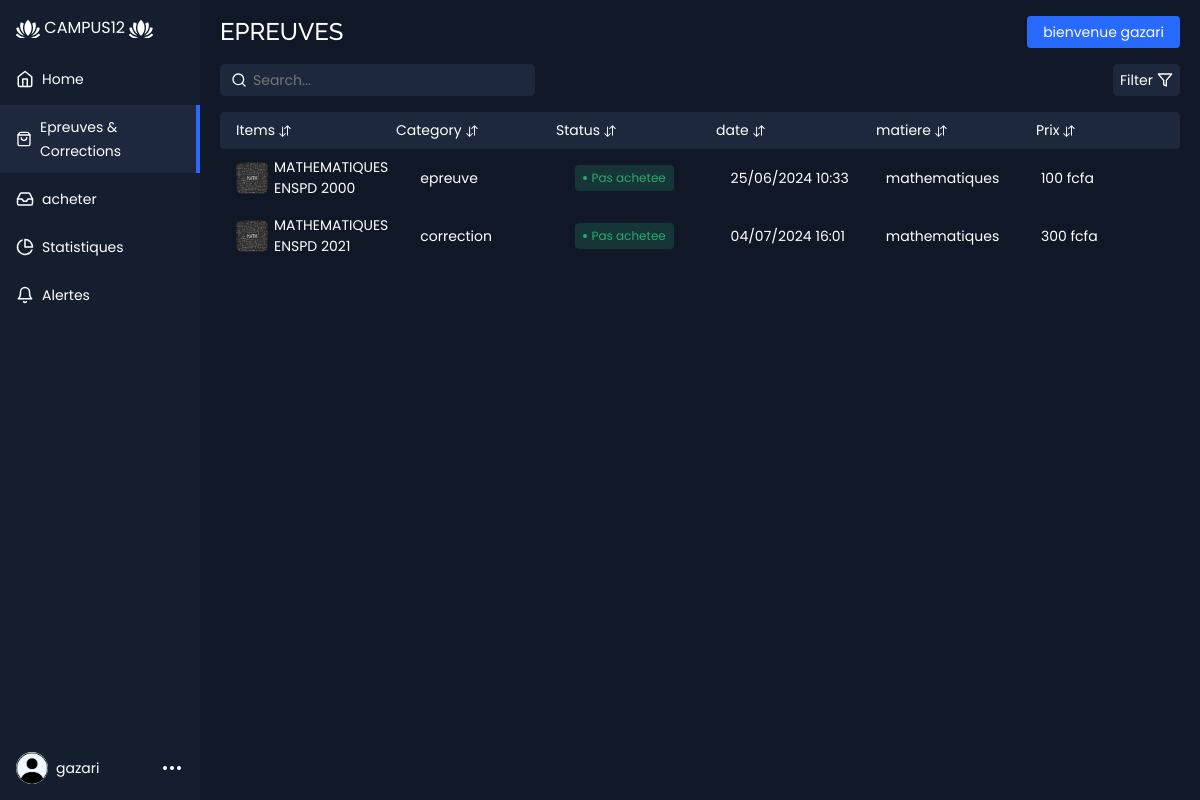
The page /dashboard/epreuve&correction (signed in) on the database its author committed.
### blog/models.py (models this page shows, shortened)
class Epreuve (models.Model):
    nom = models.CharField(max_length=500)
    niveau =models.ForeignKey(Niveau, on_delete=models.CASCADE, null=True)
    ecole =models.ForeignKey(Logo_Ecole, on_delete=models.CASCADE, null=True)
    image=models.ForeignKey(Image_matieres, on_delete=models.CASCADE)
    pdf = models.FileField(upload_to='pdfs_epreuve/')
    date_consultation = models.DateTimeField(auto_now_add=True)
    upload_at=models.DateTimeField(auto_now=True)
    utilisateur = models.ForeignKey(User, on_delete=models.CASCADE)
    photo_epreuve = models.ImageField(upload_to='photo_epreuve', null=True)

class Image_matieres(models.Model):
    nom = models.CharField(max_length=500)
    image=models.ImageField(upload_to='image_matiere/')

class Correction (models.Model):
    nom = models.CharField (max_length=100)
    pdf = models.FileField(upload_to='pdfs_epreuve/')
    image_apercu = models.ImageField(upload_to='apercu_image_correction', null=True)
    epreuve = models.ForeignKey(Epreuve, on_delete=models.CASCADE)
    date_consultation = models.DateTimeField(auto_now_add=True)
    upload_at=models.DateTimeField(auto_now=True)
    utilisateur = models.ForeignKey(User, on_delete=models.CASCADE)

### blog/views.py (the view)
# urls.py: path('dashboard/epreuve&correction',dashboard, name='dashboard'),
@login_required
def dashboard(request): # tableau de bord principale affichant 'epreuves' et 'coorection' non achetees
    epreuves_recentes = Epreuve.objects.filter(utilisateur=request.user).order_by('-date_consultation')[:5]
    corrections_recentes = Correction.objects.filter(utilisateur = request.user).order_by('-date_consultation')[:5]
    context = {
        'epreuves_recentes': epreuves_recentes,
        'corrections_recentes': corrections_recentes
    }
    return render(request, 'dashboard.html', context)

### blog/templates/dashboard.html (shortened to what this page needs)
{%load static%}
<!DOCTYPE html>
<html lang="fr" >
<head>
  <link href="{% static 'vendor/animate.css/animate.min.css'%}" rel="stylesheet">
  <link href="{% static 'vendor/bootstrap/css/bootstrap.min.css'%}" rel="stylesheet">
  <link href="{% static 'vendor/bootstrap-icons/bootstrap-icons.css'%}" rel="stylesheet">
  <link href="{% static 'vendor/boxicons/css/boxicons.min.css'%}" rel="stylesheet">
  <link href="{% static 'vendor/glightbox/css/glightbox.min.css'%}" rel="stylesheet">
  <link href="{% static 'vendor/swiper/swiper-bundle.min.css'%}" rel="stylesheet">
  <link href="{% static 'css/style.css' %}" rel="stylesheet">
  <link rel="stylesheet" href="https://cdnjs.cloudflare.com/ajax/libs/normalize/5.0.0/normalize.min.css">
  <link rel="stylesheet" href="{% static 'css/style_dashboard.css' %}">
</head>
<body>
<div class="app-container">
  <div class="sidebar">
    <div class="sidebar-header">
      <a href="{% url 'accueil'%}">
      <div class="app-icon">
        CAMPUS12
      </div>
    </a>
    </div>
    <ul class="sidebar-list">
      <li class="sidebar-list-item">
        <a href="{% url 'dashboard' %}">
          <svg xmlns="http://www.w3.org/2000/svg" width="18" height="18" viewBox="0 0 24 24" fill="none" stroke="currentColor" stroke-width="2" stroke-linecap="round" stroke-linejoin="round" class="feather feather-home"><path d="M3 9l9-7 9 7v11a2 2 0 0 1-2 2H5a2 2 0 0 1-2-2z"/><polyline points="9 22 9 12 15 12 15 22"/></svg>
          <span>Home</span>
        </a>
      </li>
      <li class="sidebar-list-item active">
        <a href="{% url 'dashboard' %}" id="btEpreuve" class="achat">
          <span>Epreuves & Corrections</span>
        </a>
      </li>
      <li class="sidebar-list-item">
        <a href="{% url 'dashboard_achat' %}" id="btCours">
          <span>acheter</span>
        </a>
      </li>
      <li class="sidebar-list-item">
        <a href="#" id="btCorrection">
          <svg xmlns="http://www.w3.org/2000/svg" width="18" height="18" viewBox="0 0 24 24" fill="none" stroke="currentColor" stroke-width="2" stroke-linecap="round" stroke-linejoin="round" class="feather feather-pie-chart"><path d="M21.21 15.89A10 10 0 1 1 8 2.83"/><path d="M22 12A10 10 0 0 0 12 2v10z"/></svg>
          <span>Statistiques</span>
        </a>
      </li>
      <li class="sidebar-list-item">
        <a href="#">
          <svg xmlns="http://www.w3.org/2000/svg" width="18" height="18" viewBox="0 0 24 24" fill="none" stroke="currentColor" stroke-width="2" stroke-linecap="round" stroke-linejoin="round" class="feather feather-bell"><path d="M18 8A6 6 0 0 0 6 8c0 7-3 9-3 9h18s-3-2-3-9"/><path d="M13.73 21a2 2 0 0 1-3.46 0"/></svg>
          <span>Alertes</span>
        </a>
      </li>
    </ul>
    <div class="account-info">
      <div class="account-info-picture">
        <img src="{%static 'images/compte2.png'%}" alt="Account" style="background-color: aliceblue;">
      </div>
      <div class="account-info-name">{{ request.user.username }}</div>
      <button class="account-info-more">
        <svg xmlns="http://www.w3.org/2000/svg" width="24" height="24" viewBox="0 0 24 24" fill="none" stroke="currentColor" stroke-width="2" stroke-linecap="round" stroke-linejoin="round" class="feather feather-more-horizontal"><circle cx="12" cy="12" r="1"/><circle cx="19" cy="12" r="1"/><circle cx="5" cy="12" r="1"/></svg>
      </button>
    </div>
  </div>
  <div class="app-content">
    <div class="app-content-header">
      <h1 class="app-content-headerText">EPREUVES</h1>
      <button class="app-content-headerButton">bienvenue {{ request.user.username }}</button>
    </div>
    <div class="app-content-actions">
      <form class="form-inline my-2 my-lg-0" action="{% url 'recherche_dashboard'%}">
        <input class="search-bar" placeholder="Search..." type="text" name='article' >
      </form>
      <div class="app-content-actions-wrapper">
        <div class="filter-button-wrapper">
          <button class="action-button filter jsFilter"><span>Filter</span><svg xmlns="http://www.w3.org/2000/svg" width="16" height="16" viewBox="0 0 24 24" fill="none" stroke="currentColor" stroke-width="2" stroke-linecap="round" stroke-linejoin="round" class="feather feather-filter"><polygon points="22 3 2 3 10 12.46 10 19 14 21 14 12.46 22 3"/></svg></button>
        </div>
      </div>
    </div>
    <div class="products-area-wrapper tableView">
      <div class="products-header">
        <div class="product-cell image">
          Items
          <button class="sort-button">
          </button>
        </div>
        <div class="product-cell category">Category<button class="sort-button">
          </button></div>
        <div class="product-cell status-cell">Status<button class="sort-button">
          </button></div>
        <div class="product-cell sales">date<button class="sort-button">
          </button></div>
        <div class="product-cell stock">matiere<button class="sort-button">
          </button></div>
        <div class="product-cell price">Prix<button class="sort-button">
          </button></div>
      </div>
      <div id="epreuves">
        {% for epreuve in epreuves_recentes %}
        <a href="{% url 'apercu' epreuve.id %}" target="_blank" rel="noopener noreferrer" class="rien">
        <div class="products-row">
            <div class="product-cell image">
              <img src="{{epreuve.image.image.url}}" alt="product">
              <span>{{ epreuve.nom }}</span>
            </div>
          <div class="product-cell category"><span class="cell-label">Category:</span>epreuve</div>
          <div class="product-cell status-cell">
            <span class="status active">Pas achetee</span>
          </div>
          <div class="product-cell sales"><span class="cell-label">date:</span>{{ epreuve.date_consultation|date:"d/m/Y H:i" }}</div>
          <div class="product-cell stock"><span class="cell-label">matiere:</span>{{epreuve.image.nom}}</div>
          <div class="product-cell price"><span class="cell-label">Price:</span>100 fcfa</div>
        </div>
        </a>
        {% endfor %}
      </div>
      <div id="epreuves">
        {% for correction in corrections_recentes %}
        <a href="{% url 'apercu_correction' correction.id %}" target="_blank" rel="noopener noreferrer"class="rien">
        <div class="products-row">
            <div class="product-cell image">
              <img src="{{correction.epreuve.image.image.url}}" alt="product">
              <span>{{ correction.nom }}</span>
            </div>
          <div class="product-cell category"><span class="cell-label">Category:</span>correction</div>
          <div class="product-cell status-cell">
            <span class="status active">Pas achetee</span>
          </div>
          <div class="product-cell sales"><span class="cell-label">date:</span>{{ correction.date_consultation|date:"d/m/Y H:i" }}</div>
          <div class="product-cell stock"><span class="cell-label">matiere:</span>{{correction.epreuve.image.nom}}</div>
          <div class="product-cell price"><span class="cell-label">Price:</span>300 fcfa</div>
        </div>
        </a>
        {% endfor %}
      </div>
  </div>
</div>
</body>
</html>

### blog/static/css/style.css (style rules this page uses)
body { font-family: "Open Sans", sans-serif; color: #444444; }
a { text-decoration: none; color: #5cb874; }
h1, h2, h3, h4, h5, h6 { font-family: "Raleway", sans-serif; }

### rows shown on the page
Epreuve: image.image (picture), nom "MATHEMATIQUES ENSPD 2000", date_consultation "25/06/2024 10:33", image.nom "mathematiques"
Correction: epreuve.image.image (picture), nom "MATHEMATIQUES ENSPD 2021", date_consultation "04/07/2024 16:01", epreuve.image.nom "mathematiques"

### other values the page prints
{{ request.user.username }} "gazari"
